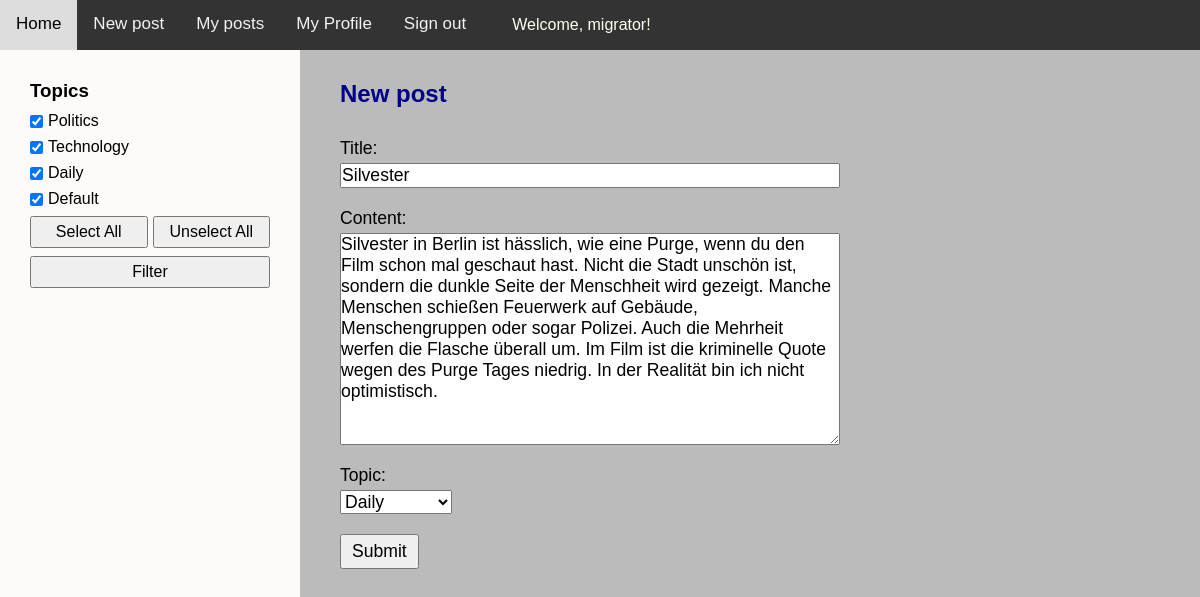
The page /post/22/edit/ (signed in) on the database its author committed.
### app/models.py (models this page shows, shortened)
class Post(models.Model):
    TOPICS = [
        ("Politics", "Politics"),
        ("Technology", "Technology"),
        ("Daily", "Daily"),
        ("Default", "Default"),
    ]
    title = models.CharField(max_length=40)
    author = models.ForeignKey(User, on_delete=models.CASCADE)
    topic = models.CharField(max_length=20, choices=TOPICS, default="Default")
    content = models.TextField()
    date_posted = models.DateTimeField(default=timezone.now)

### app/views.py (the view)
# urls.py: path("post/<int:pk>/edit/", views.post_create_update, name="post-update"),
@login_required
def post_create_update(request, pk=None):
    if pk:
        post = get_object_or_404(Post, pk=pk)
        if post.author != request.user:
            return HttpResponseForbidden("You are not allowed to edit this post.")
    else:
        post = None
    if request.method == "POST":
        form = PostForm(request.POST, instance=post)
        if form.is_valid():
            new_post = form.save(commit=False)
            new_post.author = request.user
            new_post.save()
            return redirect("home")
    else:
        form = PostForm(instance=post)
    context = {"topics": TOPICS, "selected_topics": TOPICS, "form": form}
    return render(request, "app/post_form.html", context)

### app/forms.py
class PostForm(ModelForm):
    class Meta:
        model = Post
        fields = ["title", "content", "topic"]

### app/templates/app/post_form.html (shortened to what this page needs)
{% extends "app/template.html" %}
{% block content %}
<h2>New post</h2>
<form class="post-form" action="" method="POST">
    {{form.as_p}}
    <button type="submit">Submit</button>
</form>
{% endblock content %}

### app/templates/app/template.html (shortened to what this page needs)
{% load static %}
<!DOCTYPE html>
<html>
<head>
    <link rel="stylesheet" type="text/css" href="{% static 'app/styles.css' %}">
</head>
<body>
    <nav class="topnav">
        <a class="active" href="{% url 'home' %}">Home</a>
        {% if user.is_authenticated %}
        <a href="{% url 'post-create' %}">New post</a>
        <a href="{% url 'my-post' %}">My posts</a>
        <a href="{% url 'profile' %}">My Profile</a>
        <a href="{% url 'signout' %}">Sign out</a>
        <p>Welcome, {{ user.username }}!</p>
        {% else %}
        <a href="{% url 'signin' %}">Sign in</a>
        <a href="{% url 'register' %}">Register</a>
        <p>Hello, guest!</p>
        {% endif %}
    </nav>
    <div class="ctn-l">
        <h3>Topics</h3>
        <form method="get" id="topics-form">
            {% for topic in topics %}
            <label class="topic-label">
                <input {% if topic in selected_topics %}checked{% endif %} type="checkbox" name="topics"
                    value="{{ topic }}">
                {{ topic }}
            </label>
            {% endfor %}
            {% if topics %}
            <div class="ctn-btn">
                <button type="button" onclick="selectAll()">Select All</button>
                <button type="button" onclick="unselectAll()">Unselect All</button>
            </div>
            <button type="submit">Filter</button>
            {% endif %}
        </form>
    </div>
    <div class="ctn-r">
        {% block content %}{% endblock %}
    </div>
</body>
</html>

### app/static/app/styles.css (style rules this page uses)
* { margin: 0; padding: 0; box-sizing: border-box; font-family: Arial, Helvetica, sans-serif; }
body { display: grid; grid-template-areas: "topnav topnav" "left right"; grid-template-rows: 50px 1fr; grid-template-columns: 300px 1fr; height: 100vh; }
button { font-size: 1em; padding: 5px 10px; }
.ctn-btn { display: grid; gap: 5px; grid-template-columns: repeat(auto-fit, minmax(0, 1fr)); }
h2 { margin-bottom: 30px; color: darkblue }
.ctn-r { grid-area: right; overflow-y: auto; min-height: 0; background-color: #bbb; padding: 30px 40px; }

### app/static/app/nav.css (style rules this page uses)
.topnav { grid-area: topnav; display: flex; overflow: hidden; background-color: #333; color: white; width: 100%; }
.topnav a { float: left; color: #f2f2f2; text-align: center; padding: 14px 16px; text-decoration: none; font-size: 17px; }
.topnav p { color: ivory; margin: auto 30px; }

### app/static/app/ctn-l.css (style rules this page uses)
.ctn-l { grid-area: left; background-color: snow; padding: 30px; }
#topics-form { display: flex; flex-direction: column; gap: 8px; margin-top: 10px; }
.topic-label { display: flex; align-items: center; gap: 5px; }

### app/static/app/post-form.css (style rules this page uses)
.post-form { font-size: 1.1em; width: 500px; }
.post-form p { margin-bottom: 20px; }
.post-form p label { display: block; margin-bottom: 4px; }
.post-form p input, .post-form p textarea { display: block; width: 100%; font-size: 1em; }
.post-form p select { font-size: 1em; }

### rows shown on the page
Post: title "Silvester", content "Silvester in Berlin ist hässlich, wie eine Purge, wenn du den Film schon mal geschaut hast. Nicht die Stadt unschön ist, sondern die dunkle Seite der Menschheit wird gezeigt. Manche Menschen schießen Feuerwerk auf Gebäude, Menschengruppen oder sogar Polizei. Auch die Mehrheit werfen die Flasche überall um. Im Film ist die kriminelle Quote wegen des Purge Tages niedrig. In der Realität bin ich nicht optimistisch.", topic "Daily"

### other values the page prints
{{ user.username }} "migrator"
{{ topic }} "Politics" "Technology" "Daily" "Default"
